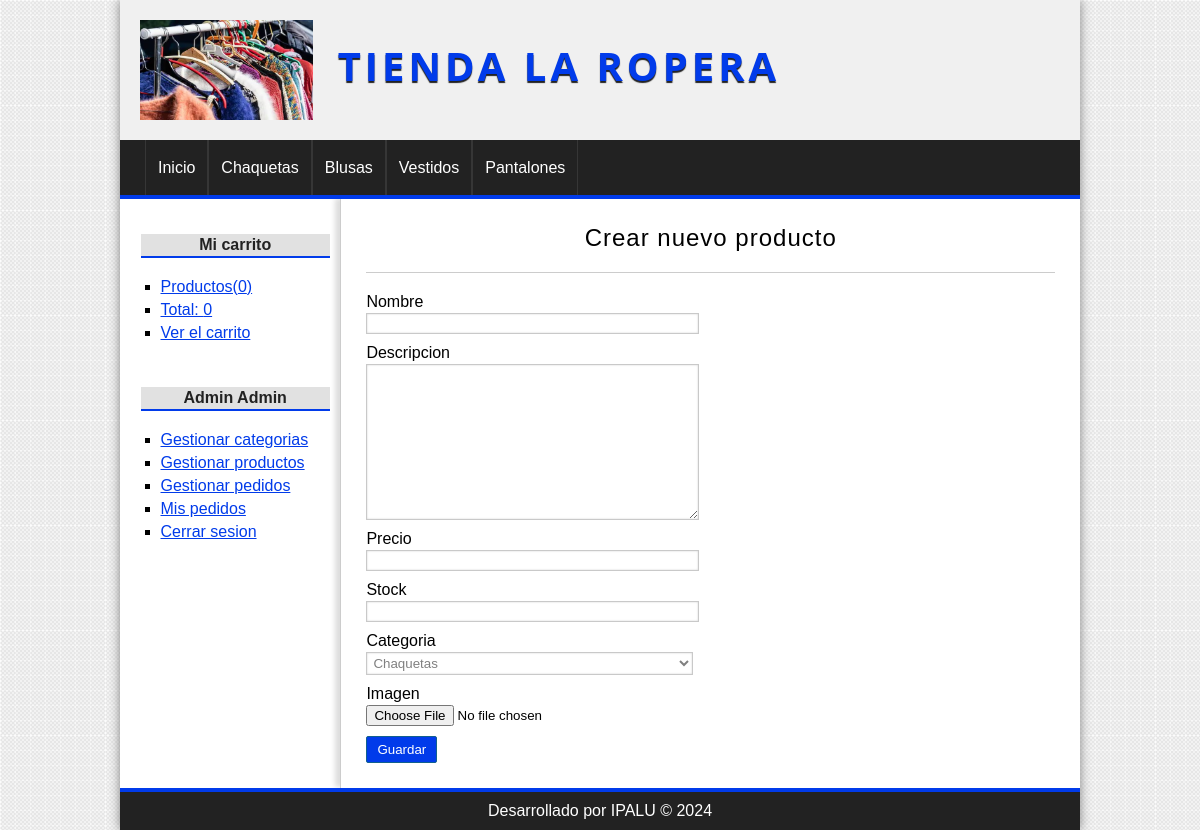
Page /producto/crear (signed in) on the committed database.
### tables this page shows
CREATE TABLE `categorias` (
  `id` int(255) NOT NULL AUTO_INCREMENT,
  `nombre` varchar(100) NOT NULL,
  PRIMARY KEY (`id`)
);

### config/db.php (called while the page is built)
<?php
    class Database {
        public static function connect() {
            $db = new mysqli('localhost','root','','tienda_master');
            $db->query("SET NAMES 'utf8'");
            return $db;
        }
    }
?>

### helpers/utils.php (called while the page is built, shortened)
<?php
class Utils {
    public static function showCategorias() {
        require_once 'models/categoria.php';
        $categoria = new Categoria();
        $categorias = $categoria->getAll();
        return $categorias;
    }
}
?>

### models/categoria.php (called while the page is built, shortened)
<?php
class Categoria {
    private $db;
    public function __construct()
    {
        $this->db = Database::connect();
    }
    public function getAll() {
        $sql = "SELECT * FROM categorias ORDER BY id DESC;";
        $categorias = $this->db->query($sql);
        return $categorias;
    }
}
?>

### controllers/ProductoController.php (called while the page is built, shortened)
<?php
class productoController {
    public function crear() {
        require_once 'views/producto/crear.php';
    }
}
?>

### views/producto/crear.php (the view, shortened to what this page needs)
<?php if(isset($edit) && isset($pro) && is_object($pro)):?>
    <h1>Editar producto <?=$pro->nombre?></h1>
    <?php $url_action = base_url."producto/save&id=".$pro->id;?>
<?php else:?>
    <h1>Crear nuevo producto</h1>
    <?php $url_action = base_url."producto/save";?>
<?php endif;?>
<div class="form_container">
    <form action="<?=$url_action?>" method="post" enctype="multipart/form-data">
        <label for="nombre">Nombre</label>
        <input type="text" name="nombre" value="<?=isset($pro) && is_object($pro) ? $pro->nombre : '';?>" required>
        <label for="descripcion">Descripcion</label>
        <textarea name="descripcion" cols="30" rows="10"><?=isset($pro) && is_object($pro) ? $pro->descripcion : '';?></textarea>
        <label for="precio">Precio</label>
        <input type="text" name="precio" value="<?=isset($pro) && is_object($pro) ? $pro->precio : '';?>" required>
        <label for="stock">Stock</label>
        <input type="number" name="stock" value="<?=isset($pro) && is_object($pro) ? $pro->stock : '';?>" required>
        <label for="categoria">Categoria</label>
        <?php $categorias = Utils::showCategorias();?>
        <select name="categoria">
            <?php while($categoria=$categorias->fetch_object()):?>
                <option value="<?=$categoria->id?>" <?=isset($pro) && is_object($pro) && $categoria->id == $pro->categoria_id ? 'selected' : '';?>>
                    <?=$categoria->nombre?>
                </option>
            <?php endwhile;?>
        </select>
        <label for="imagen">Imagen</label>
        <input type="file" name="imagen">
        <input type="submit" value="Guardar">
    </form>
</div>

### views/layout/header.php (shortened to what this page needs)
<!DOCTYPE html>
<html lang="es">
<head>
    <link rel="stylesheet" href="<?=base_url?>assets/css/styles.css">
</head>
<body>
    <div id="container">
        <header id="header">
            <div id="logo">
                <img src="<?=base_url?>assets/img/ropera.png" alt="Ropera Logo">
                <a href="<?=base_url?>">
                    Tienda La Ropera
                </a>
            </div>
        </header>
        <?php $categorias = Utils::showCategorias();?>
        <nav id="menu" >
            <ul>
                <li>
                    <a href="<?=base_url?>">Inicio</a>
                </li>
                <?php while($categoria=$categorias->fetch_object()):?>
                    <li>
                        <a href="<?=base_url?>categoria/ver&id=<?=$categoria->id?>"><?=$categoria->nombre?></a>
                    </li>
                <?php endwhile;?>
            </ul>
        </nav>
        <div id="content">

### assets/css/styles.css (style rules this page uses)
* { padding: 0px; margin: 0px; font-family: sans-serif, Helvetica, Arial; }
body { background: url(../img/bg.png); }
a { color: #013BEA; }
#container { display: flex; flex-direction: column; width: 80%; margin: 0px auto; box-shadow: 0px 0px 10px gray; background: white; }
#header { height: 145px; background: #F0F0F0; width: 100%; height: 100%; }
#logo { display: flex; flex-direction: row; padding: 20px; text-align: center; }
#logo img { height: 100px; }
#logo a { font-size: 40px; letter-spacing: 4px; font-family: 'Open Sans', Helvetica, Arial; text-transform: uppercase; color: #013BEA; font-weight: bold; text-decoration: none; margin-top: 18px; margin-left: 25px; text-shadow: 0px 2px 1px #222222; transition: all 300ms; }
#menu { clear:both; background: #222; color: white; height: 55px; border-bottom: 4px solid #013BEA; width: 100%; height: 100%; }
#menu ul { list-style: none; text-decoration: none; margin: 0px auto; margin-left: 25px; }
#menu ul li { line-height: 55px; float:left; border-right: 1px solid #363636; }
#menu a { display: block; color: white; text-decoration: none; padding-left: 12px; padding-right: 12px; transition: all 300ms; }
#menu a:first-child { border-left: 1px solid #363636; }
#content { display: flex; flex-direction: row; width: 100%; margin: 0px auto; overflow: hidden; background: white; }
.form_container { width: 50%; }
label, input[type="text"], input[type="password"], input[type="email"], input[type="number"], select, textarea { display:block; width: 95%; margin-top: 2px; margin-bottom: 2px; }
input[type="text"], input[type="password"], input[type="email"], input[type="number"], select, textarea { border: 1px solid #C9C9C9; box-shadow: 0px 0px 2px #ccc inset; background: white; padding: 2px; color: gray; transition: all 300ms; }
input[type="button"], input[type="submit"], button, .button { display: block; border-radius: 2px; width: auto; padding: 5px; padding-left: 10px; padding-right: 10px; color: white; background: #013BEA; border: 1px solid #11608E; cursor:pointer; }
label, input[type="button"], input[type="submit"], button { display:block; margin-top: 10px; }
#central h1 { font-size: 24px; font-weight: normal; letter-spacing: 1px; text-align: center; border-bottom: 1px solid #ccc; margin-bottom: 20px; padding: 20px; padding-top: 0px; }

### rows in the picture
categorias: nombre "Chaquetas"
categorias: nombre "Blusas"
categorias: nombre "Vestidos"
categorias: nombre "Pantalones"

### other values in the picture
$stats['count'] "0"
$stats['total'] "0"
$_SESSION['identity']->nombre "Admin"
$_SESSION['identity']->apellidos "Admin"
form field categoria "Chaquetas"
